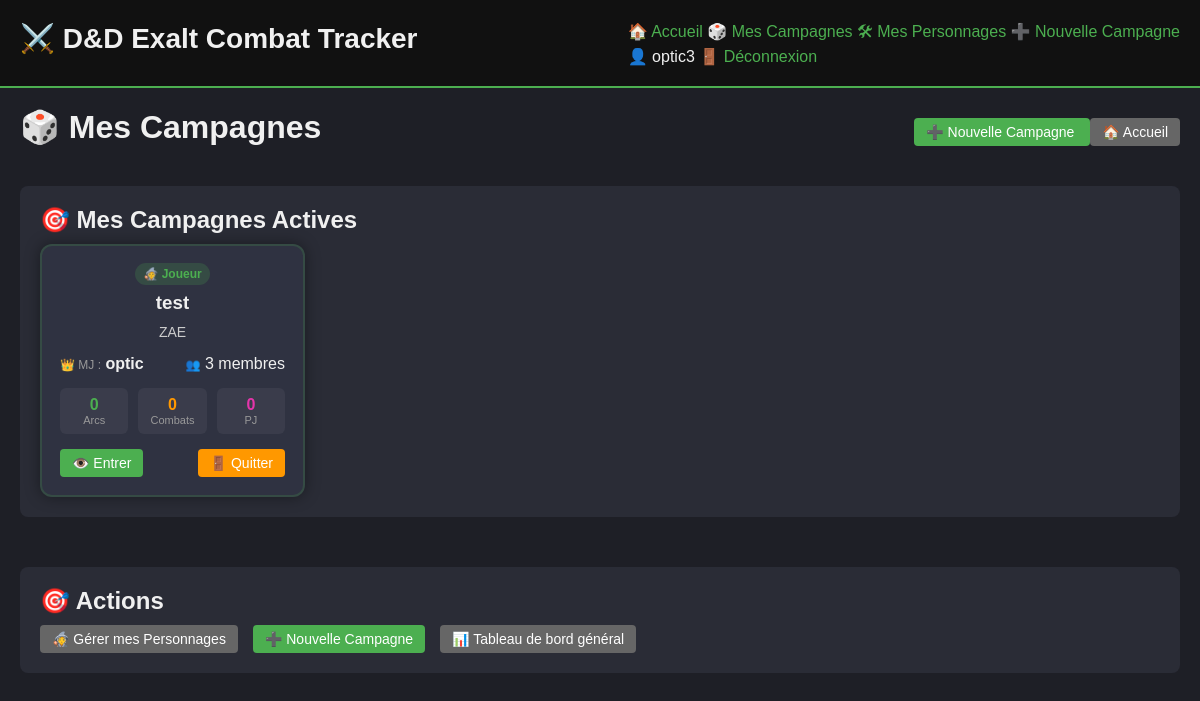
Screenshot of /campaign/list (signed in) with the database file from the repository.
### app/models/user.py (models this page shows, shortened)
class User(db.Model):
    id = db.Column(db.Integer, primary_key=True)
    username = db.Column(db.String(80), unique=True, nullable=False)
    email = db.Column(db.String(120), unique=True, nullable=False)
    password_hash = db.Column(db.String(255), nullable=False)
    role = db.Column(db.String(20), default='Joueur')  # Admin, MJ, Joueur
    is_verified = db.Column(db.Boolean, default=False)
    created_at = db.Column(db.DateTime, default=datetime.utcnow)
    last_login = db.Column(db.DateTime)
    is_active = db.Column(db.Boolean, default=True)
    campaign_memberships = db.relationship('CampaignMember', backref='member_user', lazy=True)
    def get_campaigns(self):
        from app.models.campaign import Campaign
        owned = Campaign.query.filter_by(mj_id=self.id, is_active=True).all()
        memberships = [m.campaign for m in self.campaign_memberships if m.campaign.is_active]
        all_campaigns = list(set(owned + memberships))
        return sorted(all_campaigns, key=lambda c: c.created_at, reverse=True)
    def is_mj_of(self, campaign):
        return campaign.mj_id == self.id

### app/models/campaign.py (models this page shows, shortened)
class Campaign(db.Model):
    id = db.Column(db.Integer, primary_key=True)
    name = db.Column(db.String(100), nullable=False)
    description = db.Column(db.Text)
    mj_id = db.Column(db.Integer, db.ForeignKey('user.id'), nullable=False)
    is_active = db.Column(db.Boolean, default=True)
    is_public = db.Column(db.Boolean, default=False)
    created_at = db.Column(db.DateTime, default=datetime.utcnow)
    mj = db.relationship('User', backref=db.backref('owned_campaigns', lazy=True))
    members = db.relationship('CampaignMember', backref='campaign', cascade='all, delete-orphan')

### app/routes/campaign.py (the view)
@bp.route('/list')
@login_required
def list_campaigns():
    user_campaigns = g.current_user.get_campaigns()
    public_campaigns = []
    if g.current_user.role == 'Joueur':
        public_campaigns = Campaign.query.filter(
            Campaign.is_active == True,
            Campaign.id.notin_([c.id for c in user_campaigns])
        ).limit(10).all()
    return render_template(
        'campaign/list_campaigns.html',
        user_campaigns=user_campaigns,
        public_campaigns=public_campaigns
    )

### app/services/auth_service.py (called while the page is built)
    @staticmethod
    def get_user_by_id(user_id):
        return User.query.get(user_id)

### templates/campaign/list_campaigns.html (shortened to what this page needs)
{% extends "base.html" %}
{% block content %}
<div class="dashboard">
    <div class="edit-header">
        <h1>🎲 Mes Campagnes</h1>
        <div>
            {% if current_user and current_user.role in ['MJ', 'Admin'] %}
                <a href="{{ url_for('campaign.create_campaign') }}" class="btn btn-primary">
                    ➕ Nouvelle Campagne
                </a>
            {% endif %}
            <a href="{{ url_for('main.index') }}" class="btn btn-secondary">
                🏠 Accueil
            </a>
        </div>
    </div>
    {% if user_campaigns %}
        <div class="card">
            <h2>🎯 Mes Campagnes Actives</h2>
            <div class="template-grid">
                {% for campaign in user_campaigns %}
                <div class="template-card">
                    <div class="template-card-header">
                        <div class="campaign-status">
                            {% if current_user.is_mj_of(campaign) %}
                                <span class="status-badge" style="background: rgba(255,193,7,0.2); color: #ffc107;">
                                    👑 MJ
                                </span>
                            {% else %}
                                <span class="status-badge" style="background: rgba(76,175,80,0.2); color: #4caf50;">
                                    🧙 Joueur
                                </span>
                            {% endif %}
                        </div>
                    </div>
                    <div class="template-card-body">
                        <h3>{{ campaign.name }}</h3>
                        {% if campaign.description %}
                            <p style="color: #ccc; font-size: 14px; margin: 10px 0;">
                                {{ campaign.description[:100] }}{% if campaign.description|length > 100 %}...{% endif %}
                            </p>
                        {% endif %}
                        <div style="display: flex; justify-content: space-between; align-items: center; margin: 15px 0;">
                            <div>
                                <span style="color: #999; font-size: 12px;">👑 MJ :</span>
                                <span style="font-weight: bold;">{{ campaign.mj.username }}</span>
                            </div>
                            <div>
                                <span style="color: #999; font-size: 12px;">👥</span>
                                <span>{{ campaign.members|length + 1 }} membres</span>
                            </div>
                        </div>
                        <div style="display: grid; grid-template-columns: 1fr 1fr 1fr; gap: 10px; margin: 15px 0;">
                            <div style="text-align: center; padding: 8px; background: rgba(255,255,255,0.05); border-radius: 6px;">
                                <div style="font-size: 16px; font-weight: bold; color: #4caf50;">
                                    {{ campaign.story_arcs|length }}
                                </div>
                                <div style="font-size: 11px; color: #999;">Arcs</div>
                            </div>
                            <div style="text-align: center; padding: 8px; background: rgba(255,255,255,0.05); border-radius: 6px;">
                                <div style="font-size: 16px; font-weight: bold; color: #ff9800;">
                                    {{ campaign.combats|length }}
                                </div>
                                <div style="font-size: 11px; color: #999;">Combats</div>
                            </div>
                            <div style="text-align: center; padding: 8px; background: rgba(255,255,255,0.05); border-radius: 6px;">
                                <div style="font-size: 16px; font-weight: bold; color: #e535ab;">
                                    {{ campaign.campaign_characters|length }}
                                </div>
                                <div style="font-size: 11px; color: #999;">PJ</div>
                            </div>
                        </div>
                        {% set current_arc = campaign.story_arcs|selectattr("status", "equalto", "en_cours")|first %}
                        <div class="template-card-actions">
                            <a href="{{ url_for('campaign.view_campaign', campaign_id=campaign.id) }}" class="btn btn-primary">
                                👁️ Entrer
                            </a>
                            {% if current_user.is_mj_of(campaign) %}
                                <a href="{{ url_for('campaign.campaign_settings', campaign_id=campaign.id) }}" class="btn btn-secondary">
                                    ⚙️ Gérer
                                </a>
                            {% else %}
                                <form method="POST" action="{{ url_for('campaign.leave_campaign', campaign_id=campaign.id) }}"
                                      style="display: inline;"
                                      onsubmit="return confirm('Êtes-vous sûr de vouloir quitter cette campagne ?')">
                                    <button type="submit" class="btn btn-warning">
                                        🚪 Quitter
                                    </button>
                                </form>
                            {% endif %}
                        </div>
                    </div>
                </div>
                {% endfor %}
            </div>
        </div>
    {% endif %}
    <div class="card">
        <h2>🎯 Actions</h2>
        <div style="display: flex; gap: 15px; flex-wrap: wrap;">
            <a href="{{ url_for('template.manage_templates') }}" class="btn btn-secondary">
                🧙 Gérer mes Personnages
            </a>
            {% if current_user.role in ['MJ', 'Admin'] %}
                <a href="{{ url_for('campaign.create_campaign') }}" class="btn btn-primary">
                    ➕ Nouvelle Campagne
                </a>
            {% endif %}
            <a href="{{ url_for('main.index') }}" class="btn btn-secondary">
                📊 Tableau de bord général
            </a>
        </div>
    </div>
</div>
{% endblock %}

### templates/base.html (shortened to what this page needs)
<!DOCTYPE html>
<html lang="fr">
<head>
    <link rel="stylesheet" href="{{ url_for('static', filename='css/base.css') }}">
    <link rel="stylesheet" href="{{ url_for('static', filename='css/layout.css') }}">
    <link rel="stylesheet" href="{{ url_for('static', filename='css/components.css') }}">
    <link rel="stylesheet" href="{{ url_for('static', filename='css/combat.css') }}">
    <link rel="stylesheet" href="{{ url_for('static', filename='css/dashboard.css') }}">
    <link rel="stylesheet" href="{{ url_for('static', filename='css/hud.css') }}">
    <link rel="stylesheet" href="{{ url_for('static', filename='css/templates.css') }}">
    <link rel="stylesheet" href="{{ url_for('static', filename='css/character.css') }}">
    <link rel="stylesheet" href="{{ url_for('static', filename='css/responsive.css') }}">
    <link rel="stylesheet" href="{{ url_for('static', filename='css/summary.css') }}">
    <link rel="stylesheet" href="{{ url_for('static', filename='css/exp_history.css') }}">
    <link rel="stylesheet" href="{{ url_for('static', filename='css/campaign.css') }}">
</head>
<body>
    <header>
        <h1>⚔️ D&D Exalt Combat Tracker</h1>
        <nav>
            <a href="{{ url_for('main.index') }}">🏠 Accueil</a>
            {% if session.user_id %}
                <a href="{{ url_for('campaign.list_campaigns') }}">🎲 Mes Campagnes</a>
                <a href="{{ url_for('template.manage_templates') }}">🛠 Mes Personnages</a>
                {% if current_user and current_user.role in ['MJ', 'Admin'] %}
                    <a href="{{ url_for('campaign.create_campaign') }}">➕ Nouvelle Campagne</a>
                {% endif %}
                <div class="user-menu">
                    <span>👤 {{ current_user.username if current_user else 'Utilisateur' }}</span>
                    <a href="{{ url_for('auth.logout') }}">🚪 Déconnexion</a>
                </div>
            {% else %}
                <div class="auth-links">
                    <a href="{{ url_for('auth.login') }}">🔐 Connexion</a>
                    <a href="{{ url_for('auth.register') }}">📝 Inscription</a>
                </div>
            {% endif %}
        </nav>
    </header>
    <main>
        {% block content %}{% endblock %}
    </main>
</body>
</html>

### static/css/base.css (style rules this page uses)
body { font-family: Arial, sans-serif; background-color: #1e1f26; color: #f0f0f0; margin: 0; padding: 0; }
header { background: #111; padding: 20px; display: flex; justify-content: space-between; align-items: center; border-bottom: 2px solid #4caf50; }
header h1 { font-size: 28px; font-weight: bold; }
h1, h2, h3 { margin: 0 0 10px 0; }
main { padding: 20px; }
a { color: #4caf50; text-decoration: none; }

### static/css/layout.css (style rules this page uses)
.dashboard { display: flex; flex-direction: column; gap: 30px; }
.template-grid { display: grid; grid-template-columns: repeat(auto-fill, minmax(250px, 1fr)); gap: 20px; }
.edit-header { display: flex; justify-content: space-between; align-items: center; }

### static/css/components.css (style rules this page uses)
.card { background: #2a2c36; padding: 20px; margin-bottom: 20px; border-radius: 8px; }
.btn, .btn-primary, .btn-danger, .btn-secondary { padding: 6px 12px; border-radius: 4px; text-decoration: none; color: white; border: none; cursor: pointer; font-size: 14px; }
.btn { background: #555; }
.btn-primary { background: #4caf50; }
.btn-secondary { background: #666; }
.btn-warning { background: #ff9800; color: white; }

### static/css/dashboard.css (style rules this page uses)
.dashboard { display: flex; flex-direction: column; gap: 30px; }

### static/css/templates.css (style rules this page uses)
.template-card { background: #2f3241; border-radius: 12px; padding: 18px; border: 2px solid rgba(76,175,80,0.2); box-shadow: 0 0 15px rgba(0,0,0,0.4); transition: 0.25s ease; }
.template-card-header { display: flex; justify-content: center; margin-bottom: 10px; }
.template-card-body { text-align: center; }
.template-card-actions { margin-top: 15px; display: flex; justify-content: space-between; gap: 10px; }

### static/css/character.css (style rules this page uses)
.edit-header { display: flex; justify-content: space-between; align-items: center; }

### static/css/summary.css (style rules this page uses)
.status-badge { padding: 4px 8px; border-radius: 12px; font-size: 12px; font-weight: bold; }

### rows the page displays
User: username "optic3"
Campaign: shows "🧙 Joueur", name "test", description "ZAE", mj.username "optic", members|length "3", story_arcs|length "0", combats|length "0", campaign_characters|length "0"
